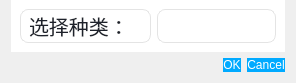
<?xml version="1.0" encoding="UTF-8"?>
<ui version="4.0">
 <class>SelectClassDialog</class>
 <widget class="QDialog" name="SelectClassDialog">
  <property name="geometry">
   <rect>
    <x>0</x>
    <y>0</y>
    <width>284</width>
    <height>82</height>
   </rect>
  </property>
  <property name="windowTitle">
   <string>Dialog</string>
  </property>
  <layout class="QVBoxLayout" name="verticalLayout">
   <property name="topMargin">
    <number>0</number>
   </property>
   <item>
    <widget class="QWidget" name="widget" native="true">
     <property name="styleSheet">
      <string notr="true">background-color: rgb(255, 255, 255);</string>
     </property>
     <layout class="QFormLayout" name="formLayout">
      <item row="0" column="0">
       <widget class="QLabel" name="label">
        <property name="styleSheet">
         <string notr="true">color:#1e222b;
  padding: 1px 15px 1px 3px;
  border:1px solid rgba(228,228,228,1);
  border-radius:8;
  font-family: Microsoft YaHei;
  font-size: 20px;</string>
        </property>
        <property name="text">
         <string>选择种类：</string>
        </property>
       </widget>
      </item>
      <item row="0" column="1">
       <widget class="QComboBox" name="comboBox">
        <property name="styleSheet">
         <string notr="true">QComboBox{
  color:#1e222b;
  padding: 1px 15px 1px 3px;
  border:1px solid rgba(228,228,228,1);
  border-radius:8;
  font-family: Microsoft YaHei;
  font-size: 20px;
}
QComboBox::drop-down {			/*下拉按钮*/
      subcontrol-origin: padding;
      subcontrol-position: top right;
      width: 20px;
      border:none;
}

QComboBox::down-arrow {		/*下拉按钮*/
      image: url(:/image/combox.png);
  }

QComboBox QAbstractItemView{	/*列表 */
	margin-top: 8px;
	margin-left: 6px;
	margin-bottom: 6px;
	margin-right: 6px;
	background:rgba(255,255,255,1);
    border:1px solid rgba(228,228,228,1);
    border-radius:8px;
	font-size:12px;
    font-family: Microsoft YaHei;
    outline: 0px;
    color:#1e222b;
    padding-left: 16px;
    padding-top: 12px;
	padding-bottom:12px;
    
  }

QComboBox QScrollBar::vertical{ /*滑条 主体部分*/
    width:6px;
    background:rgb(255,255,255);
    border:none;
}
QComboBox QScrollBar::handle::vertical{ /*滑块主体*/
    border-radius:3px;
    background-color: rgba(30, 34, 43, 0.2);
}
QComboBox QScrollBar::handle::vertical::hover{
    background-color: rgba(30, 34, 43, 0.2);
}
QComboBox QScrollBar::add-line::vertical{/*上箭头*/
    border:none;
}
QComboBox QScrollBar::sub-line::vertical{/*下箭头*/
    border:none;
}
</string>
        </property>
       </widget>
      </item>
     </layout>
    </widget>
   </item>
   <item>
    <widget class="QDialogButtonBox" name="buttonBox">
     <property name="styleSheet">
      <string notr="true">QPushButton{
    font: 25 14pt '微软雅黑 Light';
    color: rgb(255,255,255);
	
	background-color: rgb(0, 170, 255);
    border: none;border-radius:8px;
    }
QPushButton:disabled {
  background-color: rgb(170,170,170);
}
QPushButton:hover{
    background-color: rgb(22,218,208);
    }//hover

QPushButton:pressed{
    background-color: rgb(17,171,164);
    }//pressedb

QGroupBox{
    background-color: rgb(170, 170, 255);
}
</string>
     </property>
     <property name="orientation">
      <enum>Qt::Horizontal</enum>
     </property>
     <property name="standardButtons">
      <set>QDialogButtonBox::Cancel|QDialogButtonBox::Ok</set>
     </property>
    </widget>
   </item>
  </layout>
 </widget>
 <resources/>
 <connections>
  <connection>
   <sender>buttonBox</sender>
   <signal>accepted()</signal>
   <receiver>SelectClassDialog</receiver>
   <slot>accept()</slot>
   <hints>
    <hint type="sourcelabel">
     <x>248</x>
     <y>254</y>
    </hint>
    <hint type="destinationlabel">
     <x>157</x>
     <y>274</y>
    </hint>
   </hints>
  </connection>
  <connection>
   <sender>buttonBox</sender>
   <signal>rejected()</signal>
   <receiver>SelectClassDialog</receiver>
   <slot>reject()</slot>
   <hints>
    <hint type="sourcelabel">
     <x>316</x>
     <y>260</y>
    </hint>
    <hint type="destinationlabel">
     <x>286</x>
     <y>274</y>
    </hint>
   </hints>
  </connection>
 </connections>
</ui>
